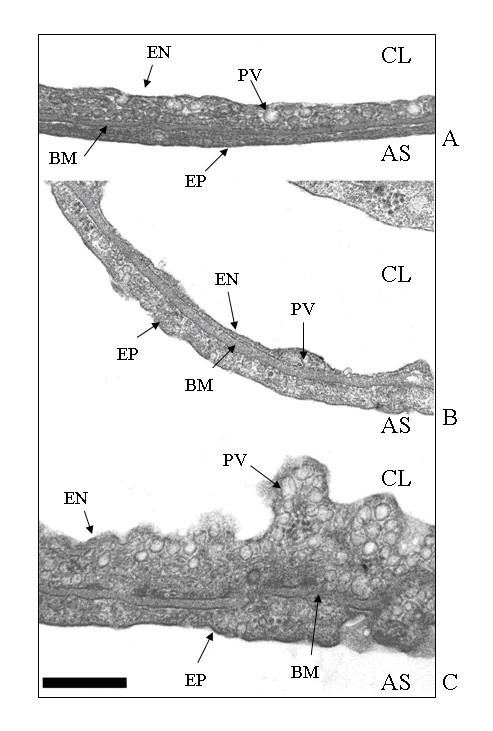
#> input picture shapes/8.jpg, 493 x 731 px
$ python 'Bounding Box.py'   (older library calls are emulated)
#> lines starting #> are read from the running program, lines starting #| are printed output that depends on the picture; after the words box and inside, x2 and y2 are one past the last pixel; in counts of white or black regions, pixels touching at a corner belong together
import cv2
import numpy as np

file_name = '8.jpg'

# =============================== READ FILE ===================================
# read and scale down image
#img = cv2.pyrDown(cv2.imread(file_name, cv2.IMREAD_UNCHANGED))

#img = cv2.imread(file_name, cv2.IMREAD_UNCHANGED)
img = cv2.imread(file_name, cv2.IMREAD_GRAYSCALE)
#> img: shape (731, 493); min 0, max 255, mean 223.8

# ============================== Pre-process ==================================
noise_removal = cv2.GaussianBlur(img, (5, 5), 0)
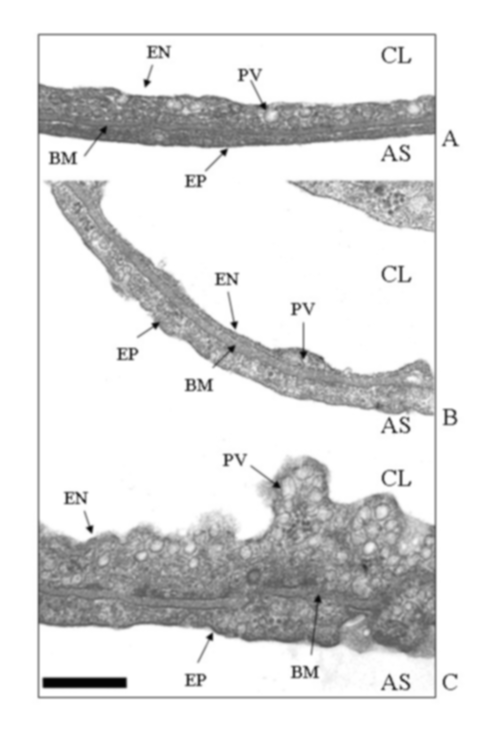
#> noise_removal: shape (731, 493); min 3, max 255, mean 223.8


# Gray scale image
#grayscaled = cv2.cvtColor(noise_removal, cv2.COLOR_BGR2GRAY)
#grayscaled = np.float32(grayscaled)
#grayscaled = cv2.cvtColor(img, cv2.COLOR_BGR2GRAY)

# threshold image
ret, threshed_img = cv2.threshold(noise_removal, 127, 255, cv2.THRESH_BINARY)
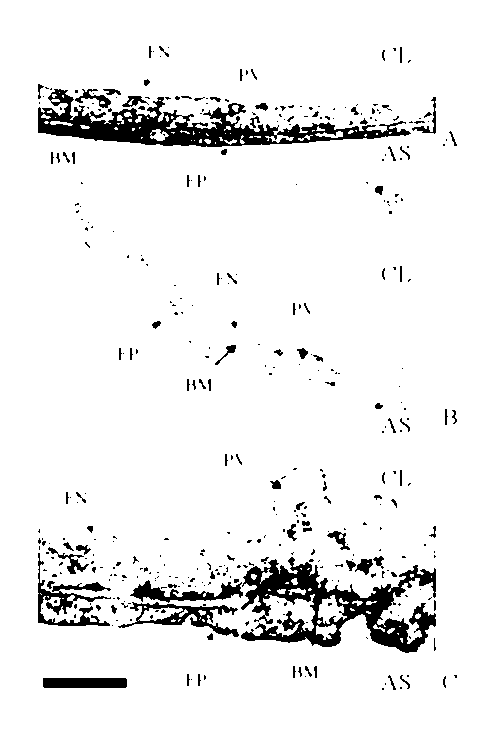
#> threshed_img: shape (731, 493); 93.2% white; 389 black regions (282 under 20 px)

# find contours and get the external one
image, contours, hier = cv2.findContours(threshed_img, cv2.RETR_TREE,
                cv2.CHAIN_APPROX_SIMPLE)
#> contours = 526 contours, 377 with area under 20; largest, box (x1, y1, x2, y2) and area: (0, 0, 493, 731) 359160, (240, 556, 437, 654) 9125, (37, 88, 412, 148) 8700, (117, 601, 240, 638) 1922, (37, 552, 112, 627) 1420

#Gray to color
img = cv2.cvtColor(img, cv2.COLOR_GRAY2BGR)
#> img: shape (731, 493, 3)

# ============================ Get Contour / Box =============================
# Draw only contours i want
largest_area = 0
for contour in contours:
    area = cv2.contourArea(contour)
    if (area > largest_area):
        largest_area = area
    epsilon = 0.1*cv2.arcLength(contour, True)
    approx = cv2.approxPolyDP(contour, epsilon, True)

    if (area <largest_area):
        x, y, w, h = cv2.boundingRect(contour)
        cv2.rectangle(img, (x, y), (x+w, y+h), (0, 255, 0), 2)
        print(x, y, w, h)

    '''
    if (area >6000):
        #cv2.drawContours(img, contour, -1, (0, 255, 0), 3)
        x, y, w, h = cv2.boundingRect(contour)
        # draw a green rectangle to visualize the bounding rect
        cv2.rectangle(img, (x, y), (x+w, y+h), (0, 255, 0), 2)
        print(len(contours))
        #cv2.drawContours(img, contour, -1, (0, 255, 0), 10)
        print("============")
        print(contour)
        print("============")
        #break
    #Search among contours which the x points end at the same place
    '''
#> this loop made 526 passes
#| 381 687 4 4
#| 399 686 4 4
#| 384 682 3 4
#| 190 678 3 3
#| 42 677 86 12
#| 442 675 5 14
#| 304 675 3 3
#| 453 674 5 5
#> (further printed lines are left out)
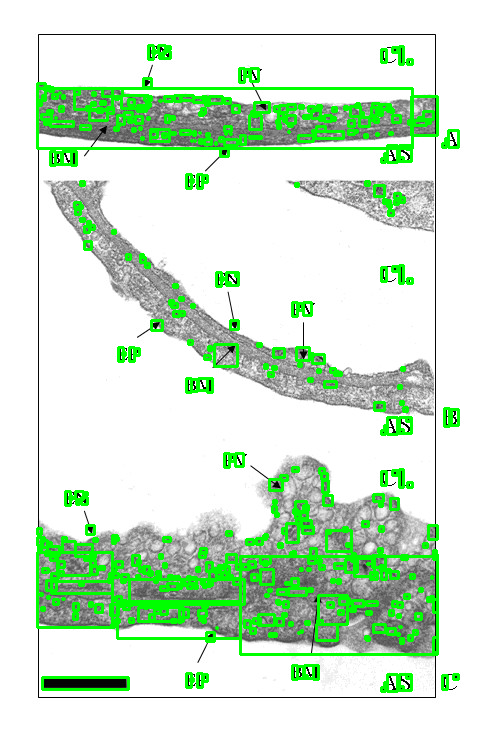
#> img: shape (731, 493, 3); mean B, G, R 207, 232.7, 207
#> after the loop, largest_area = 359160


# with each contour, draw boundingRect in green
# a minAreaRect in red and
# a minEnclosingCircle in blue

'''
for c in contours:

# get the bounding rect
x, y, w, h = cv2.boundingRect(c)
# draw a green rectangle to visualize the bounding rect
cv2.rectangle(img, (x, y), (x+w, y+h), (0, 255, 0), 2)
'''
'''
# get the min area rect
rect = cv2.minAreaRect(c)
box = cv2.boxPoints(rect)

# convert all coordinates floating point values to int
box = np.int0(box)
# draw a red 'nghien' rectangle
cv2.drawContours(img, [box], 0, (0, 0, 255))
'''
'''
# finally, get the min enclosing circle
(x, y), radius = cv2.minEnclosingCircle(c)
# convert all values to int
center = (int(x), int(y))
radius = int(radius)
# and draw the circle in blue
img = cv2.circle(img, center, radius, (255, 0, 0), 2)
'''


#print(len(contours))
#cv2.drawContours(img, approx, -1, (255, 255, 0), 1)

#=============================== SHOWING WINDOWS ============================
cv2.imshow("contours", img)
#cv2.imshow("Threshold", threshed_img)
#cv2.imshow("GrayScaled", grayscaled)
#cv2.imshow("HSV", hsv)

#=============================== Interface for the program ==================
ESC = 27

cv2.waitKey(0)

cv2.destroyAllWindows()

$ run again, with shapes/10.jpg copied over shapes/8.jpg
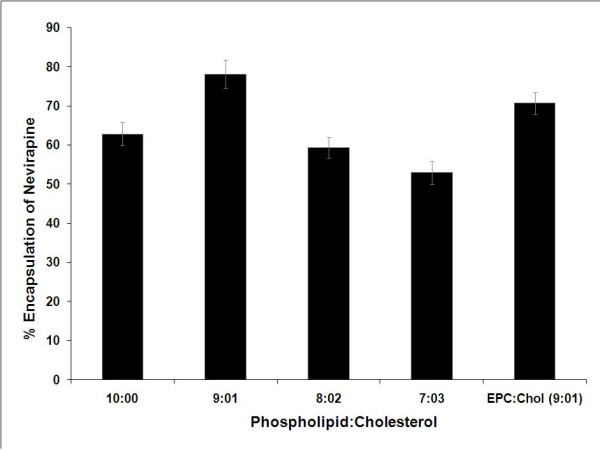
#> input picture shapes/10.jpg, 600 x 450 px
#> `ret, threshed_img = cv2.threshold(noise_removal, 127, 255, cv2.THRESH_..`:
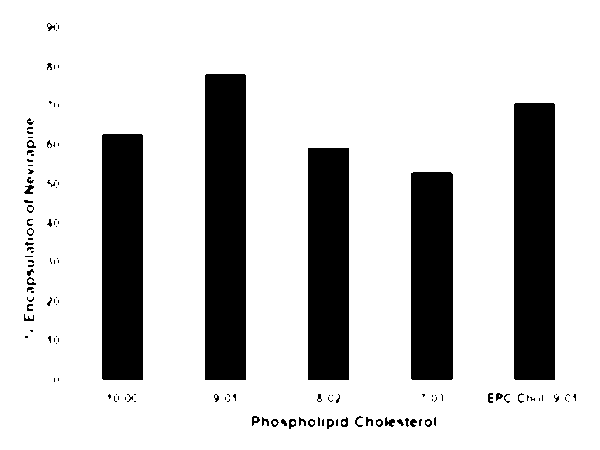
#> threshed_img: shape (450, 600); 80% white; 135 black regions (91 under 20 px)
#> contours = 182 contours, 119 with area under 20; largest, box (x1, y1, x2, y2) and area: (0, 0, 600, 450) 268951, (204, 73, 247, 381) 12889, (513, 102, 556, 381) 11670, (101, 133, 144, 381) 10368, (307, 147, 350, 381) 9784
#> the loop `for contour in contours:` made 182 passes
#> (area, epsilon, approx, x, y, w, h) on passes 2, 4, 5, 6, 7: (55.5, 2.76, [[427, 418], [432, 421], [429, 427], [424, 424]], 424, 418, 9, 10), (23, 2.05, [[421, 418], [419, 426], [418, 420]], 418, 418, 5, 9), (49, 3.18, [[412, 418], [417, 421], [414, 427], [409, 424]], 409, 418, 9, 10), (35, 2.5, [[397, 419], [400, 418], [404, 424], [401, 426]], 396, 418, 9, 9), (55.5, 2.76, [[378, 418], [383, 421], [380, 427], [375, 424]], 375, 418, 9, 10)
#> (printed output is left out)
#> after the loop `for contour in contours:`:
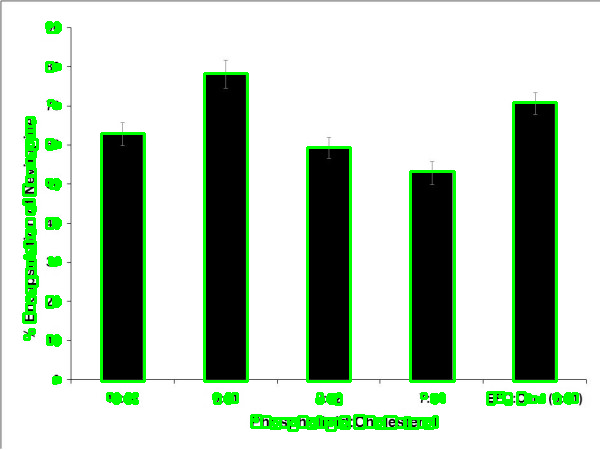
#> img: shape (450, 600, 3); mean B, G, R 189.5, 205.3, 189.5
#> after the loop `for contour in contours:`: largest_area = 268951

$ run again, with shapes/11.jpg copied over shapes/8.jpg
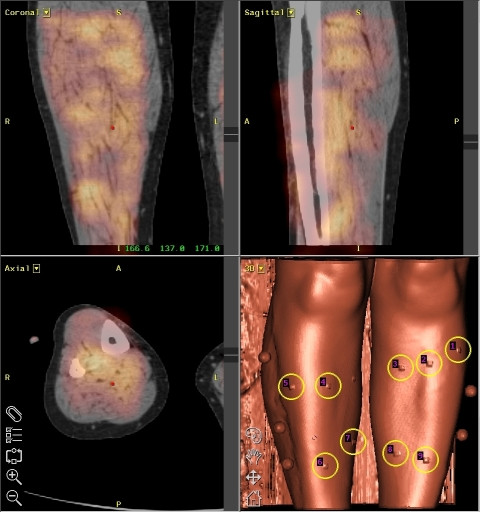
#> input picture shapes/11.jpg, 480 x 512 px
#> `ret, threshed_img = cv2.threshold(noise_removal, 127, 255, cv2.THRESH_..`:
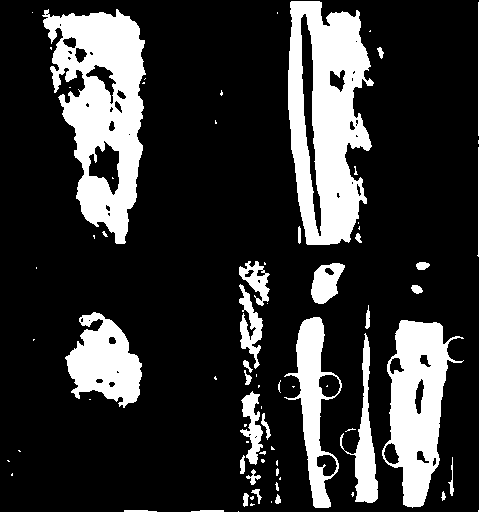
#> threshed_img: shape (512, 480); 20.6% white; 74 white regions (43 under 20 px)
#> contours = 124 contours, 70 with area under 20; largest, box (x1, y1, x2, y2) and area: (288, 1, 374, 245) 15186, (42, 9, 146, 244) 14561, (382, 320, 464, 508) 8362, (65, 312, 142, 408) 4344, (284, 317, 342, 508) 4312
#> the loop `for contour in contours:` made 124 passes
#> (area, epsilon, approx, x, y, w, h) on passes 11, 20, 21, 28, 40, 41: (39.5, 4.36, [[252, 490], [259, 503], [259, 489]], 251, 489, 11, 15), (38.5, 8.27, [[452, 457], [451, 495]], 448, 457, 6, 39), (54.5, 4.27, [[243, 455], [240, 473]], 240, 455, 5, 19), (64.5, 6.37, [[263, 413], [267, 439]], 261, 413, 10, 27), (40, 3.9, [[244, 370], [248, 384], [251, 377]], 244, 370, 8, 15), (37.5, 3.44, [[244, 360], [250, 372]], 243, 360, 10, 13)
#> (printed output is left out)
#> after the loop `for contour in contours:`:
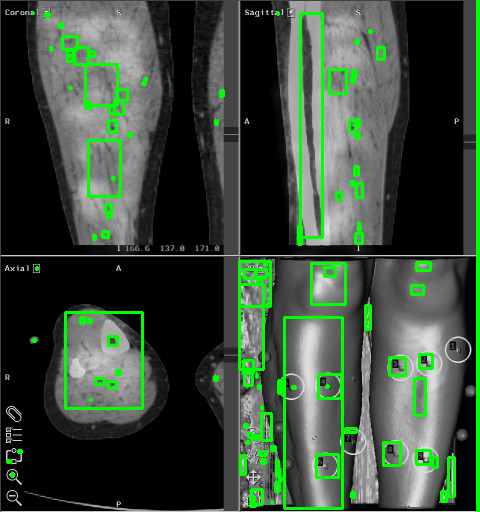
#> img: shape (512, 480, 3); mean B, G, R 58.1, 74.7, 58.1
#> after the loop `for contour in contours:`: largest_area = 15186.5
